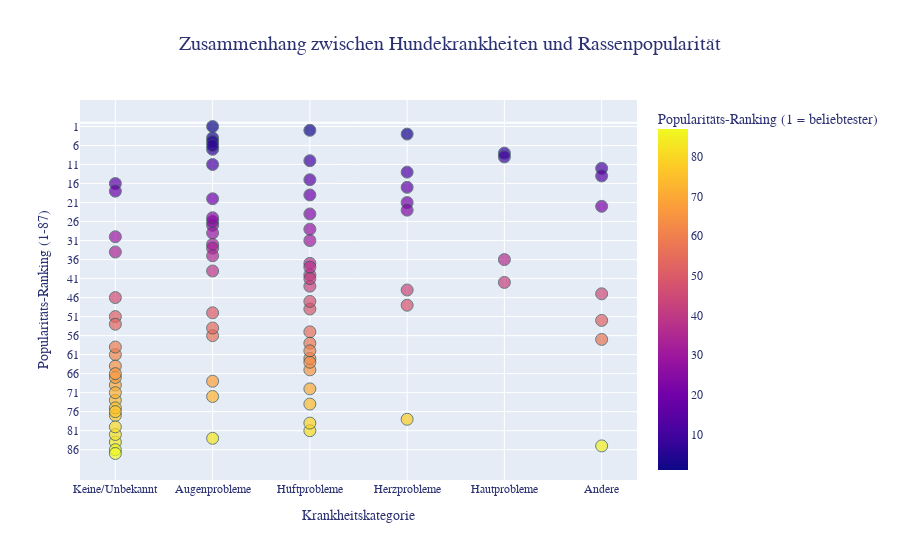

The code cell stored with this chart in its notebook:
### Code cell
# Vorbereitung der Daten
data['Simplified_Ailments'] = data['GENETIC AILMENTS'].apply(simplify_ailments)

# Erstellen des Scatter-Plots
fig = px.scatter(
    data,
    x='Simplified_Ailments',  # Verwenden Sie die kategorisierten Krankheiten
    y='popularity ranking',
    hover_name='Breed',
    labels={
        "Simplified_Ailments": "Häufige Krankheiten", 
        "popularity ranking": "Popularitäts-Ranking (1 = beliebtester)"
    },
    title='Zusammenhang zwischen Hundekrankheiten und Rassenpopularität',
    color='popularity ranking',  # Farbe nach Krankheitskategorie
    category_orders={"Simplified_Ailments": ["Keine/Unbekannt", "Augenprobleme", "Hüftprobleme", 
                                           "Herzprobleme", "Hautprobleme", "Andere"]}
)

# Layout-Anpassungen
fig.update_layout(
    font=dict(
        family="Trebuchet MS",
        size=12,
        color="#2c3272",
    ),
    title_font=dict(
        family="Trebuchet MS",
        size=20,
        color="#2c3272" 
    ),
    title_x=0.5,
    xaxis_title="Krankheitskategorie",
    yaxis_title="Popularitäts-Ranking (1-87)",
    showlegend=True,
    legend_title_text="Krankheitskategorie"
)

# Y-Achse anpassen (höhere Zahlen = weniger populär)
fig.update_yaxes(
    autorange='reversed',
    tickmode='array',
    tickvals=list(range(1, 88, 5))
)

# Marker anpassen
fig.update_traces(
    marker=dict(
        size=12,
        opacity=0.7,
        line=dict(width=1, color='DarkSlateGrey')
    )
)

fig.show()

### Figure 1 — Plotly figure (JSON) as saved in the notebook; plotly's stock layout.template omitted (floating-point values rounded to 4 significant figures)
{"data": [{"hovertemplate": "<b>%{hovertext}</b><br><br>Häufige Krankheiten=%{x}<br>Popularitäts-Ranking (1 = beliebtester)=%{marker.color}<extra></extra>", "hovertext": ["Border Terrier", "Cairn Terrier", "Siberian Husky", "Welsh Springer Spaniel", "English Cocker Spaniel", "Cocker Spaniel", "Lhasa Apso", "English Springer Spaniel", "Shetland Sheepdog", "West Highland White Terrier", "Brittany", "German Shorthaired Pointer", "Pointer", "Tibetan Spaniel", "Labrador Retriever", "Bichon Frise", "Irish Setter", "Samoyed", "Shih Tzu", "Golden Retriever", "Chesapeake Bay Retriever", "Papillon", "Gordon Setter", "English Setter", "Pug", "Affenpinscher", "Miniature Schnauzer", "Beagle", "Border Collie", "Australian Terrier", "Whippet", "Boston Terrier", "Briard", "Bedlington Terrier", "Cavalier King Charles Spaniel", "Dalmatian", "Flat-Coated Retriever", "Belgian Tervuren", "Basset Hound", "Poodle", "Staffordshire Bull Terrier", "Bouvier des Flandres", "Pembroke Welsh Corgi", "Clumber Spaniel", "Pomeranian", "Australian Shepherd", "Pharaoh Hound", "Dandie Dinmont Terrier", "Greyhound", "Saluki", "Australian Cattle Dog", "Tibetan Terrier", "Norfolk Terrier", "Dachshund", "Chihuahua", "Doberman Pinscher", "English Toy Spaniel", "Newfoundland", "Basenji", "Afghan Hound", "Old English Sheepdog", "French Bulldog", "Bernese Mountain Dog", "Boxer", "Brussels Griffon", "Maltese", "Giant Schnauzer", "Rottweiler", "Yorkshire Terrier", "Irish Wolfhound", "Scottish Terrier", "Bullmastiff", "German Shepherd", "Mastiff", "Great Dane", "Kerry Blue Terrier", "Italian Greyhound", "Pekingese", "Rhodesian Ridgeback", "Bull Terrier", "Saint Bernard", "Borzoi", "Alaskan Malamute", "Bloodhound", "Chow Chow", "Akita", "Bulldog"], "legendgroup": "", "marker": {"color": [61, 48, 16, 81, 51, 27, 50, 29, 20, 32, 30, 15, 74, 73, 1, 34, 56, 55, 11, 4, 40, 33, 69, 65, 26, 84, 12, 3, 39, 77, 46, 22, 79, 83, 21, 57, 67, 72, 36, 8, 58, 62, 25, 82, 17, 24, 86, 87, 85, 75, 49, 64, 76, 9, 14, 13, 80, 37, 68, 66, 63, 18, 31, 7, 59, 23, 70, 10, 5, 60, 45, 35, 2, 28, 19, 78, 53, 52, 38, 44, 43, 71, 47, 42, 54, 41, 6], "coloraxis": "coloraxis", "line": {"color": "DarkSlateGrey", "width": 1}, "opacity": 0.7, "size": 12, "symbol": "circle"}, "mode": "markers", "name": "", "orientation": "v", "showlegend": false, "type": "scatter", "x": ["Keine/Unbekannt", "Herzprobleme", "Keine/Unbekannt", "Hüftprobleme", "Keine/Unbekannt", "Augenprobleme", "Augenprobleme", "Augenprobleme", "Augenprobleme", "Augenprobleme", "Keine/Unbekannt", "Hüftprobleme", "Hüftprobleme", "Keine/Unbekannt", "Augenprobleme", "Keine/Unbekannt", "Augenprobleme", "Hüftprobleme", "Augenprobleme", "Augenprobleme", "Hüftprobleme", "Augenprobleme", "Keine/Unbekannt", "Hüftprobleme", "Augenprobleme", "Keine/Unbekannt", "Andere", "Herzprobleme", "Augenprobleme", "Keine/Unbekannt", "Keine/Unbekannt", "Andere", "Hüftprobleme", "Augenprobleme", "Herzprobleme", "Andere", "Keine/Unbekannt", "Augenprobleme", "Hautprobleme", "Hautprobleme", "Hüftprobleme", "Hüftprobleme", "Augenprobleme", "Keine/Unbekannt", "Herzprobleme", "Hüftprobleme", "Keine/Unbekannt", "Keine/Unbekannt", "Andere", "Keine/Unbekannt", "Hüftprobleme", "Keine/Unbekannt", "Keine/Unbekannt", "Hautprobleme", "Andere", "Herzprobleme", "Keine/Unbekannt", "Hüftprobleme", "Augenprobleme", "Keine/Unbekannt", "Hüftprobleme", "Keine/Unbekannt", "Hüftprobleme", "Augenprobleme", "Keine/Unbekannt", "Herzprobleme", "Hüftprobleme", "Hüftprobleme", "Augenprobleme", "Hüftprobleme", "Andere", "Augenprobleme", "Hüftprobleme", "Hüftprobleme", "Hüftprobleme", "Herzprobleme", "Keine/Unbekannt", "Andere", "Hüftprobleme", "Herzprobleme", "Hüftprobleme", "Keine/Unbekannt", "Hüftprobleme", "Hautprobleme", "Augenprobleme", "Hüftprobleme", "Augenprobleme"], "xaxis": "x", "y": [61, 48, 16, 81, 51, 27, 50, 29, 20, 32, 30, 15, 74, 73, 1, 34, 56, 55, 11, 4, 40, 33, 69, 65, 26, 84, 12, 3, 39, 77, 46, 22, 79, 83, 21, 57, 67, 72, 36, 8, 58, 62, 25, 82, 17, 24, 86, 87, 85, 75, 49, 64, 76, 9, 14, 13, 80, 37, 68, 66, 63, 18, 31, 7, 59, 23, 70, 10, 5, 60, 45, 35, 2, 28, 19, 78, 53, 52, 38, 44, 43, 71, 47, 42, 54, 41, 6], "yaxis": "y"}], "layout": {"coloraxis": {"colorbar": {"title": {"text": "Popularitäts-Ranking (1 = beliebtester)"}}, "colorscale": [[0, "#0d0887"], [0.1111, "#46039f"], [0.2222, "#7201a8"], [0.3333, "#9c179e"], [0.4444, "#bd3786"], [0.5556, "#d8576b"], [0.6667, "#ed7953"], [0.7778, "#fb9f3a"], [0.8889, "#fdca26"], [1, "#f0f921"]]}, "font": {"color": "#2c3272", "family": "Trebuchet MS", "size": 12}, "legend": {"title": {"text": "Krankheitskategorie"}, "tracegroupgap": 0}, "showlegend": true, "title": {"font": {"color": "#2c3272", "family": "Trebuchet MS", "size": 20}, "text": "Zusammenhang zwischen Hundekrankheiten und Rassenpopularität", "x": 0.5}, "xaxis": {"anchor": "y", "categoryarray": ["Keine/Unbekannt", "Augenprobleme", "Hüftprobleme", "Herzprobleme", "Hautprobleme", "Andere"], "categoryorder": "array", "domain": [0, 1], "title": {"text": "Krankheitskategorie"}}, "yaxis": {"anchor": "x", "autorange": "reversed", "domain": [0, 1], "tickmode": "array", "tickvals": [1, 6, 11, 16, 21, 26, 31, 36, 41, 46, 51, 56, 61, 66, 71, 76, 81, 86], "title": {"text": "Popularitäts-Ranking (1-87)"}}}}
